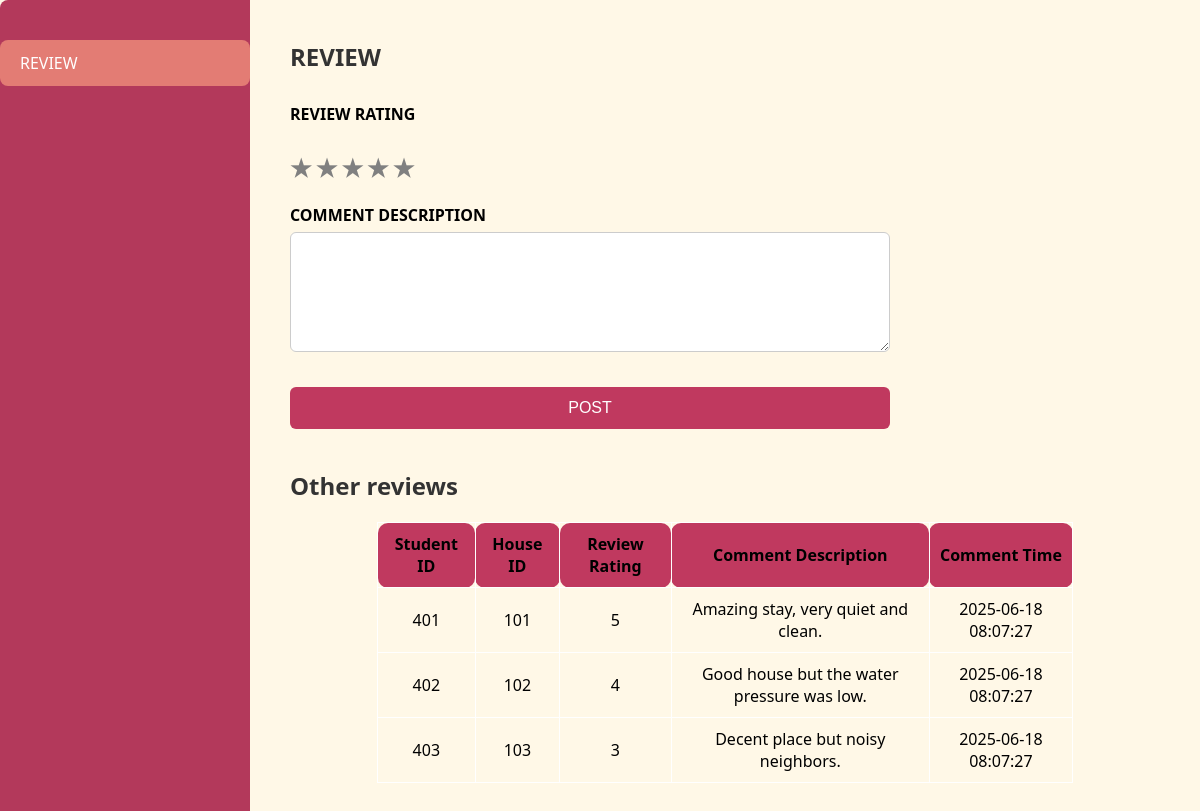
/Desktop20/review.php, run on the app's committed database.
### tables this page shows
create table review(
    ReviewID int auto_increment,
	StudentID int,
    HouseID int,
    ReviewRating int,
    CommentDescription varchar(120),
    CommentTime datetime default(now()),  
    constraint pk_review_reviewID primary Key(ReviewID)
);

### Desktop20/review.php (the view, shortened to what this page needs)
<?php
require("../connection.php");
?>
<!DOCTYPE html>
<html lang="en">
<head>
    <link rel="stylesheet" href="review.css">
</head>
<body>
    <div class="page-wrapper">
        <div class ="sidebar">
            <ul>
                <li class ="active"><a href="#">REVIEW</a></li>
                </ul>
        </div>
        <div class ="container">
            <div class ="form-header">
                <h1>REVIEW</h1>
        </div>
        <form action="" method="POST" id="review">
            <label for="review_rating">REVIEW RATING</label>
        <div class="star-rating">
            <label for = "star5">&#9733</label>
            <label for = "star4">&#9733</label>
            <label for = "star3">&#9733</label>
            <label for = "star2">&#9733</label>
            <label for = "star1">&#9733</label>
        </div>
        <div class="form-group">
            <label for="comment_description">COMMENT DESCRIPTION</label>
            <textarea id="comment_description" name="comment_description" required></textarea>
        </div>
                 <button type="submit">POST</button>
        </form>
        <?php
$query = "SELECT StudentID, HouseID, ReviewRating, CommentDescription, CommentTime FROM review";
$result = mysqli_query($conn, $query);
?>
<div class="other-reviews">
    <h1 >Other reviews</h1>
 <div>
    <table>
    <tr>
        <th>Student ID</th>
        <th>House ID</th>
        <th>Review Rating</th>
        <th>Comment Description</th>
        <th>Comment Time</th>
    </tr>
    <?php while ($row = mysqli_fetch_assoc($result)): ?>
        <tr>
            <td><?php echo htmlspecialchars($row['StudentID']); ?></td>
            <td><?php echo htmlspecialchars($row['HouseID']); ?></td>
            <td><?php echo htmlspecialchars($row['ReviewRating']); ?></td>
            <td><?php echo htmlspecialchars($row['CommentDescription']); ?></td>
            <td><?php echo htmlspecialchars($row['CommentTime']); ?></td>
        </tr>
    <?php endwhile; ?>
</table>
    </div>
</div>
</div>
</body>
</html>

### Desktop20/review.css (style rules this page uses)
* { margin: 0; padding: 0; box-sizing: border-box; }
html,body { font-family: "Segoe UI", sans-serif; height: 100%; background-color: #fff8e7; }
.page-wrapper { display: flex; flex-direction: row; align-items: stretch; min-height:100vh; width: 100%; }
.sidebar { width: 250px; height:auto; background-color: #b3395b; padding-top: 20px; min-height:100vh; border-top-left-radius: 8px; border-bottom-left-radius: 8px; }
.sidebar ul { list-style: none; padding:0; }
.sidebar ul li { margin: 20px 0; }
.sidebar ul li a { color: white; text-decoration: none; display: block; padding: 12px 20px; transition: background-color 0.3s ease; }
.sidebar ul li.active a, .sidebar ul li a:hover { background-color: #e37c74; border-radius: 8px; }
.container { flex-grow: 1; padding: 40px; display: flex; flex-direction: column; }
form { display: flex; flex-direction: column; gap: 20px; max-width: 600px; }
.form-group { display: flex; flex-direction: column; }
.form-header { display: flex; justify-content: space-between; align-items: center; margin-bottom: 30px; }
.form-header h1 { font-size: 24px; color: #333; }
label { font-weight: bold; margin-bottom: 6px; }
input, select, textarea { padding: 10px; border: 1px solid #ccc; border-radius: 6px; font-size: 14px; background-color: white; }
textarea { resize: vertical; min-height: 120px; }
button[type="submit"] { padding: 12px; background-color: #c0395f; color: white; font-size: 16px; border: none; border-radius: 6px; cursor: pointer; margin-top: 15px; transition: background-color 0.3s ease; }
.star-rating { direction: flex; flex-direction: row-reverse; gap: 5px; }
.star-rating label { font-size: 1.5rem; color: gray; cursor: pointer; }
table { border-collapse: collapse; border: 1px solid white; width: 80%; margin: 20px auto; border-radius: 10px }
th, td { border: 1px solid white; padding: 10px; text-align: center; border-radius: 10px; }
th { background-color:#c0395f ; }
.other-reviews h1 { padding-top: 40px; font-size: 24px; color: #333; }

### data on the page
review: StudentID "401", HouseID "101", ReviewRating "5", CommentDescription "Amazing stay, very quiet and clean.", CommentTime "2025-06-18 08:07:27"
review: StudentID "402", HouseID "102", ReviewRating "4", CommentDescription "Good house but the water pressure was low.", CommentTime "2025-06-18 08:07:27"
review: StudentID "403", HouseID "103", ReviewRating "3", CommentDescription "Decent place but noisy neighbors.", CommentTime "2025-06-18 08:07:27"
